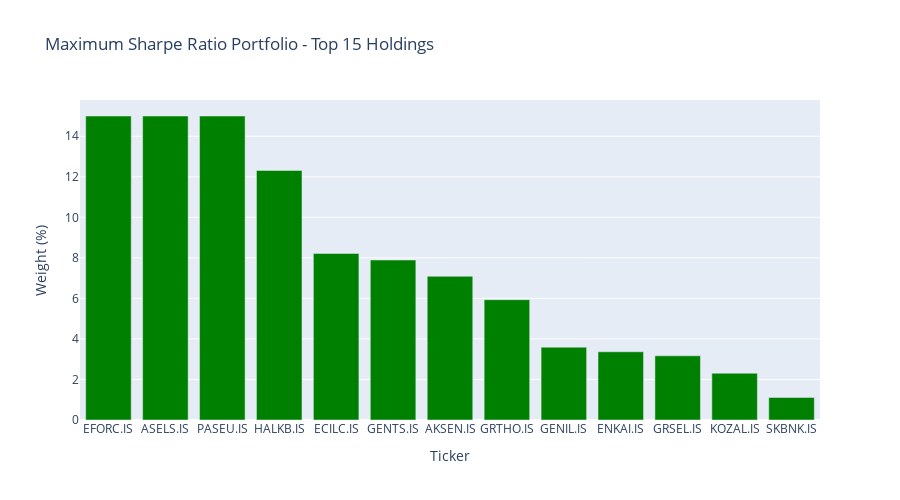

Source (notebook cell):
### Code cell
# Visualize optimal portfolios
fig = go.Figure()

fig.add_trace(go.Bar(
    x=max_sharpe_top.index[:15],
    y=max_sharpe_top.values[:15]*100,
    name='Max Sharpe',
    marker_color='green'
))

fig.update_layout(
    title='Maximum Sharpe Ratio Portfolio - Top 15 Holdings',
    xaxis_title='Ticker',
    yaxis_title='Weight (%)',
    height=500
)

fig.show()

### Figure 1 — Plotly figure (JSON) as saved in the notebook; plotly's stock layout.template omitted (floating-point values rounded to 4 significant figures)
{"data": [{"marker": {"color": "green"}, "name": "Max Sharpe", "type": "bar", "x": ["EFORC.IS", "ASELS.IS", "PASEU.IS", "HALKB.IS", "ECILC.IS", "GENTS.IS", "AKSEN.IS", "GRTHO.IS", "GENIL.IS", "ENKAI.IS", "GRSEL.IS", "KOZAL.IS", "SKBNK.IS"], "y": [15.0, 15.0, 15.0, 12.31, 8.218, 7.895, 7.092, 5.936, 3.595, 3.366, 3.167, 2.308, 1.111]}], "layout": {"height": 500, "title": {"text": "Maximum Sharpe Ratio Portfolio - Top 15 Holdings"}, "xaxis": {"title": {"text": "Ticker"}}, "yaxis": {"title": {"text": "Weight (%)"}}}}
